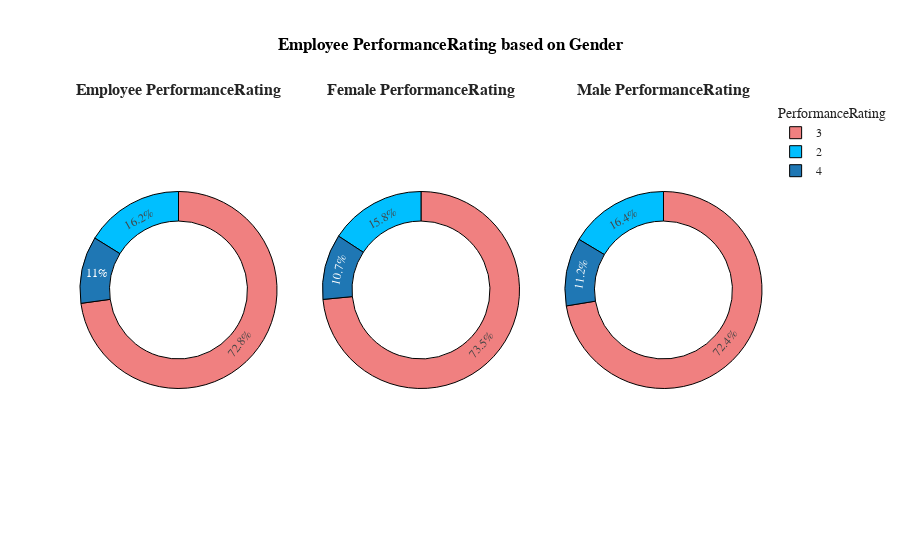

Notebook source saved alongside this figure:
### Markdown cell above
Perfomance rating based on based on Gender

### Code cell
att1=data.groupby('PerformanceRating',as_index=False)['EmpNumber'].count()
att1['Count']=att1['EmpNumber']
att1.drop('EmpNumber',axis=1,inplace=True)
att2=data.groupby(['Gender','PerformanceRating'],as_index=False)['EmpNumber'].count()
att2['Count']=att2['EmpNumber']
att2.drop('EmpNumber',axis=1,inplace=True)
fig=go.Figure()
fig=make_subplots(rows=1,cols=3)
fig = make_subplots(rows=1, cols=3, specs=[[{"type": "pie"}, {"type": "pie"}, {"type": "pie"}]],subplot_titles=('<b>Employee PerformanceRating', '<b>Female PerformanceRating','<b>Male PerformanceRating'))

fig.add_trace(go.Pie(values=att1['Count'],labels=att1['PerformanceRating'],hole=0.7,marker_colors=['DeepSkyBlue','LightCoral'],name='Employee PerformanceRating',showlegend=False),row=1,col=1)
fig.add_trace(go.Pie(values=att2[(att2['Gender']=='Female')]['Count'],labels=att2[(att2['Gender']=='Female')]['PerformanceRating'],hole=0.7,marker_colors=['DeepSkyBlue','LightCoral'],name='Female PerformanceRating',showlegend=False),row=1,col=2)
fig.add_trace(go.Pie(values=att2[(att2['Gender']=='Male')]['Count'],labels=att2[(att2['Gender']=='Male')]['PerformanceRating'],hole=0.7,marker_colors=['DeepSkyBlue','LightCoral'],name='Male PerformanceRating',showlegend=True),row=1,col=3)
fig.update_layout(title_x=0.5,template='simple_white',showlegend=True,legend_title_text="PerformanceRating",title_text='<b style="color:black; font-size:100%;">Employee PerformanceRating based on Gender',font_family="Times New Roman",title_font_family="Times New Roman")
fig.update_traces(marker=dict(line=dict(color='#000000', width=1)))

### Figure 1 — Plotly figure (JSON) as saved in the notebook; plotly's stock layout.template omitted (floating-point values rounded to 4 significant figures)
{"data": [{"domain": {"x": [0, 0.2889], "y": [0, 1]}, "hole": 0.7, "labels": [2, 3, 4], "marker": {"colors": ["DeepSkyBlue", "LightCoral"], "line": {"color": "#000000", "width": 1}}, "name": "Employee PerformanceRating", "showlegend": false, "type": "pie", "values": [194, 874, 132]}, {"domain": {"x": [0.3556, 0.6444], "y": [0, 1]}, "hole": 0.7, "labels": [2, 3, 4], "marker": {"colors": ["DeepSkyBlue", "LightCoral"], "line": {"color": "#000000", "width": 1}}, "name": "Female PerformanceRating", "showlegend": false, "type": "pie", "values": [75, 349, 51]}, {"domain": {"x": [0.7111, 1], "y": [0, 1]}, "hole": 0.7, "labels": [2, 3, 4], "marker": {"colors": ["DeepSkyBlue", "LightCoral"], "line": {"color": "#000000", "width": 1}}, "name": "Male PerformanceRating", "showlegend": true, "type": "pie", "values": [119, 525, 81]}], "layout": {"annotations": [{"font": {"size": 16}, "showarrow": false, "text": "<b>Employee PerformanceRating", "x": 0.1444, "xanchor": "center", "xref": "paper", "y": 1, "yanchor": "bottom", "yref": "paper"}, {"font": {"size": 16}, "showarrow": false, "text": "<b>Female PerformanceRating", "x": 0.5, "xanchor": "center", "xref": "paper", "y": 1, "yanchor": "bottom", "yref": "paper"}, {"font": {"size": 16}, "showarrow": false, "text": "<b>Male PerformanceRating", "x": 0.8556, "xanchor": "center", "xref": "paper", "y": 1, "yanchor": "bottom", "yref": "paper"}], "font": {"family": "Times New Roman"}, "legend": {"title": {"text": "PerformanceRating"}}, "showlegend": true, "title": {"font": {"family": "Times New Roman"}, "text": "<b style=\"color:black; font-size:100%;\">Employee PerformanceRating based on Gender", "x": 0.5}}}
